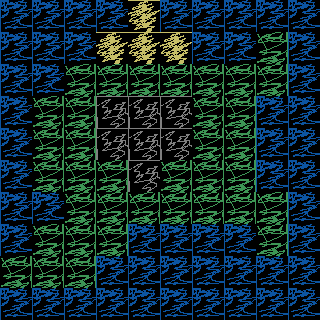

A 2D game scene composited from a Tiled map and its tileset images. What follows is a short description and the map's XML, with each tile layer's data collapsed to a summary:
An orthogonal 10x10 tile map with 32x32 px tiles, 1 tile layer (Tile Layer 1).

<map version="1.0" orientation="orthogonal" width="10" height="10" tilewidth="32" tileheight="32">
 <tileset firstgid="1" name="alpha" tilewidth="32" tileheight="32">
  <image source="terrain.png" width="64" height="64" />
 </tileset>
 <layer name="Tile Layer 1" width="10" height="10">
  <data>[100 cells, 100 non-empty, 4 distinct tile ids]</data>
 </layer>
</map>